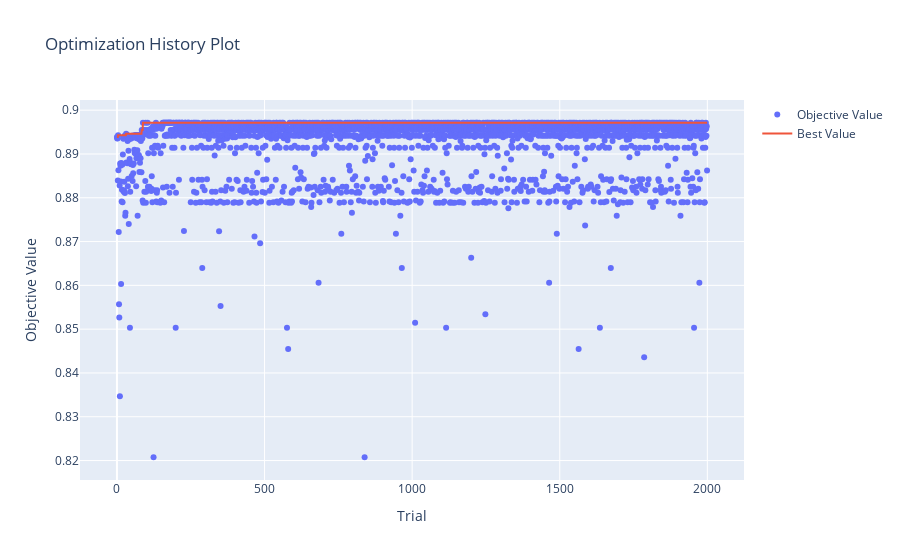

Here is the notebook cell this chart was saved with:
### Code cell
# Graficar el historial de optimización

vis.plot_optimization_history(study).show()

### Figure 1 — Plotly figure (JSON) as saved in the notebook; plotly's stock layout.template omitted (floating-point values rounded to 4 significant figures; data arrays with more than 128 entries replaced by an {"elided": "..."} marker saying what was removed)
{"data": [{"mode": "markers", "name": "Objective Value", "type": "scatter", "x": {"elided": "2000 int values"}, "y": {"elided": "2000 float values"}}, {"mode": "lines", "name": "Best Value", "type": "scatter", "x": {"elided": "2000 int values"}, "y": {"elided": "2000 float values"}}, {"marker": {"color": "#cccccc"}, "mode": "markers", "name": "Infeasible Trial", "showlegend": false, "type": "scatter", "x": [], "y": []}], "layout": {"title": {"text": "Optimization History Plot"}, "xaxis": {"title": {"text": "Trial"}}, "yaxis": {"title": {"text": "Objective Value"}}}}
